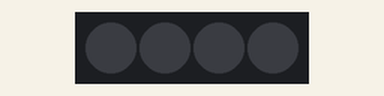
Simulated run of this program. Board: BBC micro:bit (MakeCode). Shown: 4 RGB LEDs in strip order, left to right. Dim RGB values are drawn brighter than linear.

Above: at 0.16 s.
At 2.44 s:
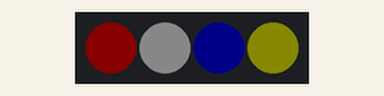
Timing chart, 0 to 3.0 s (numbered marks = the images above):
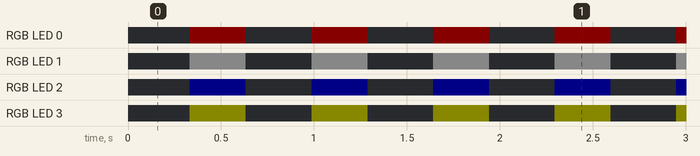

The program:

main.ts
```typescript
function base () {
    strip.setPixelColor(0, neopixel.colors(NeoPixelColors.Red))
    strip.setPixelColor(1, neopixel.colors(NeoPixelColors.White))
    strip.setPixelColor(2, neopixel.colors(NeoPixelColors.Blue))
    strip.setPixelColor(3, neopixel.colors(NeoPixelColors.Yellow))
    strip.show()
}
let strip: neopixel.Strip = null
strip = neopixel.create(DigitalPin.P13, 4, NeoPixelMode.RGB)
base()
basic.forever(function () {
    for (let index = 0; index <= 25; index++) {
        strip.setBrightness(10 * index)
        base()
        basic.pause(5)
    }
    for (let index = 0; index <= 25; index++) {
        strip.setBrightness(250 - 10 * index)
        base()
        basic.pause(5)
    }
    for (let index = 0; index <= 4; index++) {
        strip.shift(1)
        base()
        basic.pause(5)
    }
})
```

test.ts
```typescript
// les tests vont ici ; cela ne sera pas compilé si ce paquet est utilisé en tant qu'extension.
```

Measured:
- by itself, RGB LED 0: alternates RGB(9, 0, 0) for 0.30 s and off for 0.35 s
- by itself, RGB LED 1: alternates RGB(9, 9, 9) for 0.30 s and off for 0.35 s
- by itself, RGB LED 2: alternates RGB(0, 0, 9) for 0.30 s and off for 0.35 s
- by itself, RGB LED 3: alternates RGB(9, 9, 0) for 0.30 s and off for 0.35 s
